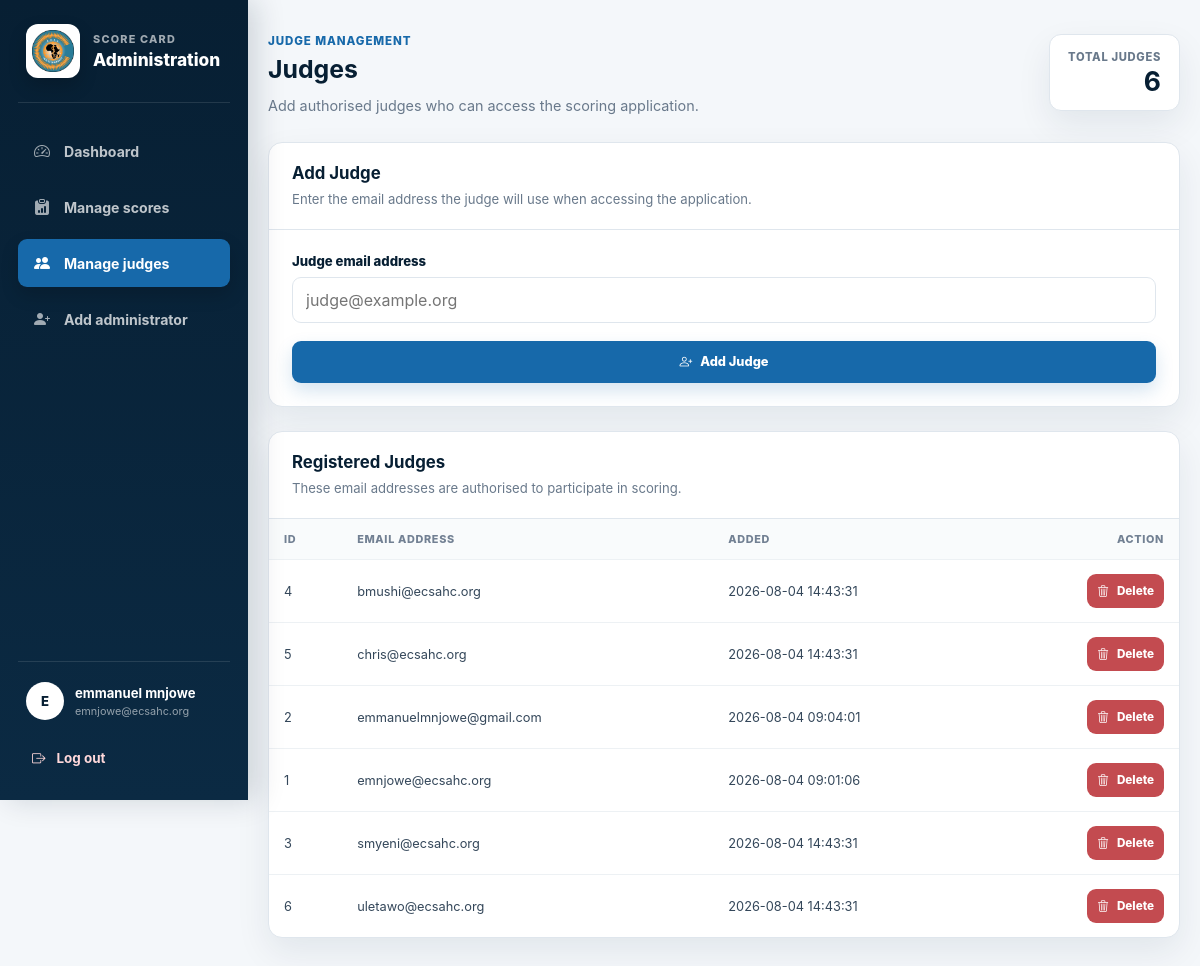
Page /bpf_score_card/admin/judges.php (signed in) on the committed database.
### tables this page shows
CREATE TABLE `judges` (
  `id` bigint UNSIGNED NOT NULL,
  `email` varchar(255) NOT NULL,
  `created_at` timestamp NOT NULL DEFAULT CURRENT_TIMESTAMP,
  `updated_at` timestamp NOT NULL DEFAULT CURRENT_TIMESTAMP ON UPDATE CURRENT_TIMESTAMP
);

### bpf_score_card/admin/judges.php (the view, shortened to what this page needs)
<?php
require_once APP_ROOT . '/includes/database.php';
function escape(?string $value): string
{
    return htmlspecialchars(
        $value ?? '',
        ENT_QUOTES,
        'UTF-8'
    );
}
$email = '';
$judgeStatement = $pdo->query(
    'SELECT *
     FROM judges
     ORDER BY email ASC'
);
$judges = $judgeStatement->fetchAll(PDO::FETCH_ASSOC);
?>
<!DOCTYPE html>
<html lang="en">
<head>
    <link
        rel="stylesheet"
        href="https://cdn.jsdelivr.net/npm/bootstrap-icons@1.11.3/font/bootstrap-icons.min.css"
    >
    <link
        rel="stylesheet"
        href="assets/css/admin_dashboard.css"
    >
        <link
    rel="stylesheet"
    href="assets/css/admin_management.css"
>
</head>
<body>
<div class="admin-shell">
    <aside class="admin-sidebar">
        <div class="admin-sidebar__brand">
            <img
                src="../assets/images/ecsa-logo.png"
                alt="ECSA Health Community logo"
                class="admin-sidebar__logo"
            >
            <div>
                <p class="admin-sidebar__eyebrow">
                    Score Card
                </p>
                <h1 class="admin-sidebar__title">
                    Administration
                </h1>
            </div>
        </div>
        <nav
            class="admin-sidebar__navigation"
            aria-label="Administrator navigation"
        >
            <a href="index.php" class="admin-sidebar__link">
                <i class="bi bi-speedometer2" aria-hidden="true"></i>
                <span>Dashboard</span>
            </a>
            <a href="scores.php" class="admin-sidebar__link">
                <i class="bi bi-clipboard-data-fill" aria-hidden="true"></i>
                <span>Manage scores</span>
            </a>
            <a href="judges.php" class="admin-sidebar__link admin-sidebar__link--active">
                <i class="bi bi-people-fill" aria-hidden="true"></i>
                <span>Manage judges</span>
            </a>
            <a href="create_admin.php" class="admin-sidebar__link">
                <i class="bi bi-person-plus-fill" aria-hidden="true"></i>
                <span>Add administrator</span>
            </a>
        </nav>
        <div class="admin-sidebar__footer">
            <div class="admin-sidebar__account">
                <div class="admin-sidebar__avatar">
                    <?= escape(
                        strtoupper(
                            substr(
                                (string) ($_SESSION['admin_name'] ?? 'A'),
                                0,
                                1
                            )
                        )
                    ) ?>
                </div>
                <div class="admin-sidebar__account-details">
                    <strong>
                        <?= escape(
                            (string) ($_SESSION['admin_name'] ?? 'Administrator')
                        ) ?>
                    </strong>
                    <span>
                        <?= escape(
                            (string) ($_SESSION['admin_email'] ?? '')
                        ) ?>
                    </span>
                </div>
            </div>
            <a href="logout.php" class="admin-sidebar__logout">
                <i class="bi bi-box-arrow-right" aria-hidden="true"></i>
                <span>Log out</span>
            </a>
        </div>
    </aside>
    <div class="admin-content">
    <main class="admin-main">
        <header class="admin-page-header">
            <div>
                <p class="admin-page-eyebrow">
                    Judge management
                </p>
                <h1>Judges</h1>
                <p>
                    Add authorised judges who can access the scoring
                    application.
                </p>
            </div>
            <div class="admin-header-stat">
                <span>Total judges</span>
                <strong><?= count($judges) ?></strong>
            </div>
        </header>
        <div class="admin-content-grid">
            <section class="admin-card">
                <div class="admin-card-header">
                    <div>
                        <h2>Add Judge</h2>
                        <p>
                            Enter the email address the judge will use
                            when accessing the application.
                        </p>
                    </div>
                </div>
                <form
                    method="post"
                    action="judges.php"
                    class="admin-form"
                >
                    <div class="admin-form-group">
                        <label for="email">
                            Judge email address
                        </label>
                        <input
                            type="email"
                            id="email"
                            name="email"
                            value="<?= escape($email) ?>"
                            maxlength="255"
                            autocomplete="email"
                            placeholder="judge@example.org"
                            required
                        >
                    </div>
                    <button
                        type="submit"
                        class="admin-button admin-button-primary"
                    >
                        <i
                            class="bi bi-person-plus"
                            aria-hidden="true"
                        ></i>
                        Add Judge
                    </button>
                </form>
            </section>
            <section class="admin-card">
                <div class="admin-card-header">
                    <div>
                        <h2>Registered Judges</h2>
                        <p>
                            These email addresses are authorised to
                            participate in scoring.
                        </p>
                    </div>
                </div>
                <?php if ($judges === []): ?>
                    <div class="admin-empty-state">
                        <i
                            class="bi bi-people"
                            aria-hidden="true"
                        ></i>
                        <h3>No judges registered</h3>
                        <p>
                            Add the first judge using the form.
                        </p>
                    </div>
                <?php else: ?>
                    <div class="admin-table-wrapper">
                        <table class="admin-table">
                            <thead>
                            <tr>
                                <th scope="col">ID</th>
                                <th scope="col">Email address</th>
                                <?php if (
                                    array_key_exists(
                                        'created_at',
                                        $judges[0]
                                    )
                                ): ?>
                                    <th scope="col">Added</th>
                                <?php endif; ?>
                                <th scope="col">Action</th>
                            </tr>
                            </thead>
                            <tbody>
                            <?php foreach ($judges as $judge): ?>
                                <tr>
                                    <td>
                                        <?= (int) $judge['id'] ?>
                                    </td>
                                    <td>
                                        <?= escape(
                                            (string) $judge['email']
                                        ) ?>
                                    </td>
                                    <?php if (
                                        array_key_exists(
                                            'created_at',
                                            $judge
                                        )
                                    ): ?>
                                        <td>
                                            <?= escape(
                                                (string) $judge['created_at']
                                            ) ?>
                                        </td>
                                    <?php endif; ?>
                                    <td>
                                        <form
                                            method="post"
                                            action="judges.php"
                                            onsubmit="return confirm('Delete this judge? This action cannot be undone.');"
                                        >
                                            <button
                                                type="submit"
                                                class="admin-button admin-button-danger admin-button-small"
                                                aria-label="Delete judge <?= escape(
                                                    (string) $judge['email']
                                                ) ?>"
                                            >
                                                <i
                                                    class="bi bi-trash3"
                                                    aria-hidden="true"
                                                ></i>
                                                Delete
                                            </button>
                                        </form>
                                    </td>
                                </tr>
                            <?php endforeach; ?>
                            </tbody>
                        </table>
                    </div>
                <?php endif; ?>
            </section>
        </div>
    </main>
    </div>
</div>
</body>
</html>

### bpf_score_card/admin/assets/css/admin_dashboard.css (style rules this page uses)
:root { --admin-navy: #0b2a43; --admin-navy-deep: #071f33; --admin-blue: #1769aa; --admin-blue-soft: #eaf4fc; --admin-green: #16845d; --admin-green-soft: #e8f7f0; --admin-gold: #d69a14; --admin-gold-soft: #fff6dc; --admin-red: #c34b50; --admin-bg: #f4f7fa; --admin-surface: #ffffff; --admin-text: #172536; --admin-muted: #69798b; --admin-border: #dfe6ed; --admin-border-soft: #edf1f4; --admin-shadow: 0 14px 34px rgba(11, 42, 67, 0.08); --admin-radius: 14px; --sidebar-width: 280px; }
* { box-sizing: border-box; }
html { min-width: 1180px; background: var(--admin-bg); }
body { min-height: 100vh; margin: 0; color: var(--admin-text); background: var(--admin-bg); font-family: Inter, -apple-system, BlinkMacSystemFont, "Segoe UI", Roboto, Helvetica, Arial, sans-serif; -webkit-font-smoothing: antialiased; text-rendering: optimizeLegibility; }
a, button, input, select, textarea { font: inherit; }
.admin-shell { min-height: 100vh; display: grid; grid-template-columns: var(--sidebar-width) minmax(0, 1fr); }
.admin-sidebar { position: sticky; top: 0; height: 100vh; padding: 24px 18px 20px; display: flex; flex-direction: column; color: #ffffff; background: linear-gradient( 180deg, var(--admin-navy-deep), var(--admin-navy) ); box-shadow: 8px 0 28px rgba(7, 31, 51, 0.16); z-index: 10; }
.admin-sidebar__brand { padding: 0 8px 24px; display: flex; align-items: center; gap: 13px; border-bottom: 1px solid rgba(255, 255, 255, 0.11); }
.admin-sidebar__logo { width: 54px; height: 54px; padding: 6px; flex: 0 0 auto; object-fit: contain; border-radius: 12px; background: #ffffff; box-shadow: 0 8px 18px rgba(0, 0, 0, 0.18); }
.admin-sidebar__eyebrow { margin: 0 0 3px; color: rgba(255, 255, 255, 0.62); font-size: 0.68rem; font-weight: 850; letter-spacing: 0.11em; text-transform: uppercase; }
.admin-sidebar__title { margin: 0; color: #ffffff; font-size: 1.08rem; font-weight: 780; }
.admin-sidebar__navigation { margin-top: 24px; display: grid; gap: 8px; }
.admin-sidebar__link { min-height: 48px; padding: 0 14px; display: flex; align-items: center; gap: 12px; color: rgba(255, 255, 255, 0.74); border-radius: 9px; text-decoration: none; font-size: 0.88rem; font-weight: 700; transition: color 150ms ease, background-color 150ms ease, transform 150ms ease; }
.admin-sidebar__link i { width: 20px; color: rgba(255, 255, 255, 0.62); font-size: 1rem; text-align: center; }
.admin-sidebar__link--active { color: #ffffff; background: var(--admin-blue); box-shadow: 0 8px 18px rgba(0, 0, 0, 0.16); }
.admin-sidebar__link--active i { color: #ffffff; }
.admin-sidebar__footer { margin-top: auto; padding-top: 20px; border-top: 1px solid rgba(255, 255, 255, 0.11); }
.admin-sidebar__account { padding: 0 8px 16px; display: flex; align-items: center; gap: 11px; min-width: 0; }
.admin-sidebar__avatar { width: 38px; height: 38px; display: inline-flex; align-items: center; justify-content: center; flex: 0 0 auto; color: var(--admin-navy-deep); border-radius: 50%; background: #ffffff; font-size: 0.82rem; font-weight: 850; }
.admin-sidebar__account-details { min-width: 0; display: grid; gap: 3px; }
.admin-sidebar__account-details strong, .admin-sidebar__account-details span { overflow: hidden; text-overflow: ellipsis; white-space: nowrap; }
.admin-sidebar__account-details strong { color: #ffffff; font-size: 0.82rem; }
.admin-sidebar__account-details span { color: rgba(255, 255, 255, 0.56); font-size: 0.68rem; }
.admin-sidebar__logout { min-height: 44px; padding: 0 14px; display: flex; align-items: center; gap: 11px; color: #ffd8da; border-radius: 9px; text-decoration: none; font-size: 0.84rem; font-weight: 750; transition: background-color 150ms ease; }
.admin-content { min-width: 0; }
.admin-main { width: min(1480px, calc(100% - 56px)); margin: 0 auto; padding: 34px 0 56px; }
@media (max-width: 1320px) { :root { --sidebar-width: 248px; } }
@media (max-width: 1320px) { html { min-width: 1080px; } }
@media (max-width: 1320px) { .admin-main { width: calc(100% - 40px); } }

### rows in the picture
judges: id "4", email "bmushi@ecsahc.org", created_at "2026-08-04 14:43:31"
judges: id "5", email "chris@ecsahc.org", created_at "2026-08-04 14:43:31"
judges: id "2", email "emmanuelmnjowe@gmail.com", created_at "2026-08-04 09:04:01"
judges: id "1", email "emnjowe@ecsahc.org", created_at "2026-08-04 09:01:06"
judges: id "3", email "smyeni@ecsahc.org", created_at "2026-08-04 14:43:31"
judges: id "6", email "uletawo@ecsahc.org", created_at "2026-08-04 14:43:31"

### other values in the picture
$_SESSION['admin_name'] "emmanuel mnjowe"
$_SESSION['admin_email'] "emnjowe@ecsahc.org"
count($judges) "6"
